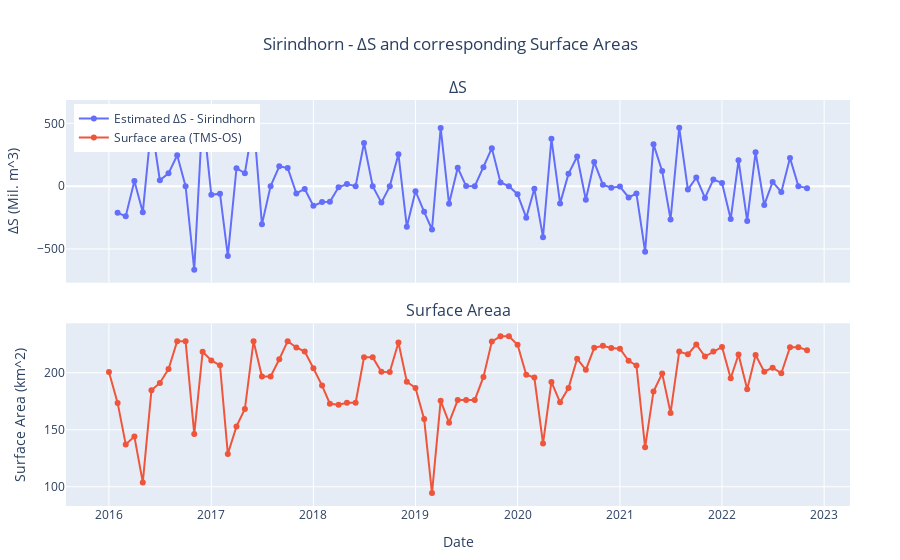

Notebook source saved alongside this figure:
### Markdown cell above
Let's plot the ∆S now

### Code cell
# CODE FOR PLOTTING BELOW (ignore)
f = make_subplots(
    rows=2, cols=1,
    subplot_titles=("∆S", "Surface Areaa"),
    vertical_spacing=0.1,
    shared_xaxes=True)

f.add_trace(go.Scatter(
    x = df['date'],
    y = df['dS']*1e-6,  # convert to Million m^3
    mode = 'markers+lines',
    name = 'Estimated ∆S - Sirindhorn'
), row=1, col=1)

f.add_trace(go.Scatter(
    x = df['date'],
    y = df['corrected_area'],
    mode = 'markers+lines',
    name = 'Surface area (TMS-OS)'
), row=2, col=1)

f.update_layout(
    title_text = 'Sirindhorn - ∆S and corresponding Surface Areas', title_x = 0.5,
    legend = dict(
        yanchor = 'top',
        y = 0.99,
        xanchor = 'left',
        x = 0.01
    ),
    margin = dict(l=50, r=50, t=100, b=50)
)

f.update_yaxes(title_text = "∆S (Mil. m^3)", row=1, col=1)
f.update_xaxes(title_text = "Date", row=2, col=1)
f.update_yaxes(title_text = "Surface Area (km^2)", row=2, col=1)
